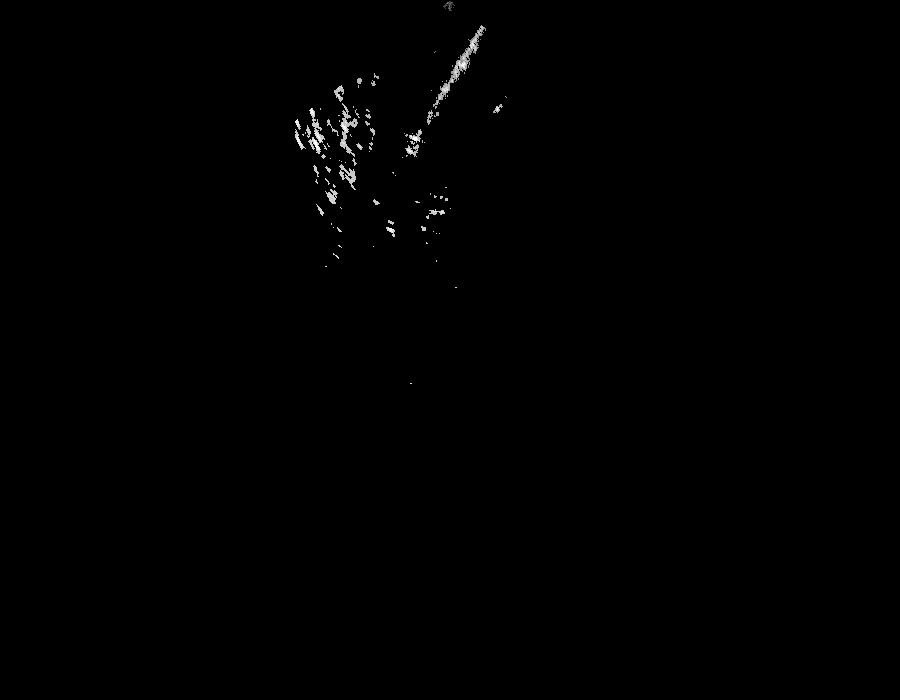
#> input picture current_frame.png, 900 x 700 px; its folder holds only this picture in this run
$ python -i image_enhancement.py   (imports and definitions only)   (older library calls are emulated)
#> lines starting #> are read from the running program, lines starting #| are printed output that depends on the picture; after the words box and inside, x2 and y2 are one past the last pixel; in counts of white or black regions, pixels touching at a corner belong together
# Copyright (c) 2025 Eirik Varnes
# Licensed under the MIT License. See LICENSE file for details.

"""
Sonar Image Processing Algorithms

Advanced image processing functions for sonar data including structure tensor
analysis and adaptive enhancement.
"""

import cv2
import numpy as np
from typing import Tuple, Dict

# Global kernel cache
_KERNEL_CACHE = {}
_CACHE_MAX_SIZE = 200

def _get_cache_key(kernel_type, *params):
    """Generate cache key for kernel caching."""
    return (kernel_type,) + tuple(float(p) for p in params)

def _cache_kernel(cache_key, kernel):
    """Add kernel to cache with size management."""
    global _KERNEL_CACHE
    if len(_KERNEL_CACHE) >= _CACHE_MAX_SIZE:
        # Remove oldest entry (simple FIFO)
        oldest_key = next(iter(_KERNEL_CACHE))
        del _KERNEL_CACHE[oldest_key]
    _KERNEL_CACHE[cache_key] = kernel

# [37 lines left out: functions create_oriented_gradient_kernel_fast, create_circular_kernel_fast, not called in this run]

def create_elliptical_kernel_fast(base_radius, elongation_factor, angle_degrees):
    """Fast elliptical kernel creation."""
    elongated_radius = int(base_radius * elongation_factor)
    size = 2 * elongated_radius + 1
    center = size // 2

    y, x = np.ogrid[:size, :size]
    y_c, x_c = y - center, x - center

    angle_rad = np.radians(angle_degrees)
    cos_a, sin_a = np.cos(angle_rad), np.sin(angle_rad)

    x_rot = x_c * cos_a + y_c * sin_a
    y_rot = -x_c * sin_a + y_c * cos_a

    ellipse_dist = (x_rot / elongated_radius) ** 2 + (y_rot / base_radius) ** 2
    kernel = (ellipse_dist <= 1.0).astype(np.float32)

    return kernel / np.sum(kernel) if np.sum(kernel) > 0 else kernel

def compute_structure_tensor_field_fast(grad_x: np.ndarray, grad_y: np.ndarray,
                                       sigma: float = 1.0) -> Tuple[np.ndarray, np.ndarray]:
    """
    Fast vectorized structure tensor computation for entire image.

    Args:
        grad_x, grad_y: Gradient components
        sigma: Gaussian smoothing parameter

    Returns:
        orientation_map: Dominant orientation at each pixel (0-180)
        coherency_map: Coherency (linearity measure) at each pixel (0-1)
    """
    # Structure tensor components
    Jxx = grad_x * grad_x
    Jyy = grad_y * grad_y
    Jxy = grad_x * grad_y

    # Apply Gaussian smoothing (vectorized)
    kernel_size = max(3, int(4 * sigma + 1))
    if kernel_size % 2 == 0:
        kernel_size += 1

    kernel_gauss = cv2.getGaussianKernel(kernel_size, sigma)
    kernel_2d = kernel_gauss @ kernel_gauss.T

    Jxx_smooth = cv2.filter2D(Jxx, -1, kernel_2d)
    Jyy_smooth = cv2.filter2D(Jyy, -1, kernel_2d)
    Jxy_smooth = cv2.filter2D(Jxy, -1, kernel_2d)

    # Vectorized eigenvalue analysis
    trace = Jxx_smooth + Jyy_smooth
    det = Jxx_smooth * Jyy_smooth - Jxy_smooth * Jxy_smooth

    # Compute orientation (vectorized)
    orientation_map = np.zeros_like(Jxx_smooth)
    coherency_map = np.zeros_like(Jxx_smooth)

    # Mask for valid regions (non-zero gradients)
    valid_mask = np.abs(Jxy_smooth) > 1e-6

    # Vectorized orientation computation
    orientation_map[valid_mask] = 0.5 * np.arctan2(2 * Jxy_smooth[valid_mask],
                                                   Jxx_smooth[valid_mask] - Jyy_smooth[valid_mask])
    orientation_map = (orientation_map * 180 / np.pi + 180) % 180

    # Handle near-zero cases
    horizontal_mask = (~valid_mask) & (Jxx_smooth > Jyy_smooth)
    vertical_mask = (~valid_mask) & (Jxx_smooth <= Jyy_smooth)
    orientation_map[horizontal_mask] = 0    # Horizontal
    orientation_map[vertical_mask] = 90     # Vertical

    # Vectorized coherency computation (safely)
    valid_coherency_mask = (trace > 1e-6) & (det >= 0)
    coherency_map[valid_coherency_mask] = ((trace[valid_coherency_mask] -
                                          2 * np.sqrt(det[valid_coherency_mask])) /
                                         trace[valid_coherency_mask])
    coherency_map = np.clip(coherency_map, 0, 1)

    return orientation_map, coherency_map

def adaptive_linear_momentum_merge_fast(
    frame: np.ndarray,
    angle_steps: int = 36,
    base_radius: int = 3,
    max_elongation: float = 3.0,
    momentum_boost: float = 0.8,
    linearity_threshold: float = 0.15,
    downscale_factor: int = 2,
    top_k_bins: int = 8,
    min_coverage_percent: float = 0.5,
    gaussian_sigma: float = 1.0
) -> np.ndarray:
    """
    ADVANCED OPTIMIZED version using structure tensors and sophisticated filtering:
    1. Structure tensor-based orientation detection (replaces oriented gradient bank)
    2. Top-K bin selection for processing only most significant angles
    3. Separable Gaussian blur instead of circular kernels
    4. ROI-based convolution processing
    5. Aggressive bin filtering by coverage and linearity
    6. Quantized angle management throughout pipeline

    Args:
        frame: Input grayscale image (0-255)
        angle_steps: Number of angle bins for quantization
        base_radius: Base kernel radius for enhancement
        max_elongation: Maximum elongation factor for elliptical kernels
        momentum_boost: Enhancement strength multiplier
        linearity_threshold: Minimum linearity for processing
        downscale_factor: Factor for downsampling during analysis
        top_k_bins: Maximum number of angle bins to process
        min_coverage_percent: Minimum pixel coverage (%) for bin processing
        gaussian_sigma: Sigma for Gaussian blur enhancement

    Returns:
        Enhanced grayscale image (0-255)
    """
    if len(frame.shape) == 3:
        frame = cv2.cvtColor(frame, cv2.COLOR_BGR2GRAY)

    result = frame.astype(np.float32)
    h, w = result.shape

    # ADVANCED OPTIMIZATION 1: Early exit for low contrast images
    frame_std = np.std(result)
    if frame_std < 5.0:
        # Apply separable Gaussian blur for mild enhancement
        enhanced = cv2.GaussianBlur(result, (2*base_radius+1, 2*base_radius+1), gaussian_sigma)
        final_result = result + momentum_boost * 0.3 * enhanced
        return np.clip(final_result, 0, 255).astype(np.uint8)

    # Downsampled dimensions for structure tensor analysis
    h_small = max(h // downscale_factor, 32)
    w_small = max(w // downscale_factor, 32)
    frame_small = cv2.resize(result, (w_small, h_small), interpolation=cv2.INTER_AREA)

    # ADVANCED OPTIMIZATION 2: Structure tensor-based orientation detection
    # First compute gradients for structure tensor
    grad_x = cv2.Sobel(frame_small, cv2.CV_64F, 1, 0, ksize=3)
    grad_y = cv2.Sobel(frame_small, cv2.CV_64F, 0, 1, ksize=3)

    # Use existing structure tensor function for superior orientation and linearity detection
    orientations, linearity_map_small = compute_structure_tensor_field_fast(
        grad_x, grad_y,
        sigma=1.5  # Sigma for Gaussian smoothing in structure tensor
    )

    # ADVANCED OPTIMIZATION 3: Quantize orientations to integer angle bins
    # FIXED: orientations are already in degrees (0-180), not radians (-π/2 to π/2)
    orientations_normalized = orientations / 180.0  # Convert degrees to [0, 1]
    direction_bin_map_small = np.round(orientations_normalized * (angle_steps - 1)).astype(np.int32)
    direction_bin_map_small = np.clip(direction_bin_map_small, 0, angle_steps - 1)

    # Normalize linearity map
    max_linearity = np.max(linearity_map_small)
    if max_linearity > 0:
        linearity_map_small = linearity_map_small / max_linearity
    else:
        # No linearity detected - apply Gaussian blur enhancement
        enhanced = cv2.GaussianBlur(result, (2*base_radius+1, 2*base_radius+1), gaussian_sigma)
        final_result = result + momentum_boost * 0.5 * enhanced
        return np.clip(final_result, 0, 255).astype(np.uint8)

    # ADVANCED OPTIMIZATION 4: Upsample maps to full resolution
    linearity_map = cv2.resize(linearity_map_small, (w, h), interpolation=cv2.INTER_LINEAR)
    direction_bin_map = cv2.resize(direction_bin_map_small.astype(np.float32), (w, h), interpolation=cv2.INTER_NEAREST).astype(np.int32)

    # Create binary mask for linear regions
    linear_mask = linearity_map > linearity_threshold

    if np.sum(linear_mask) == 0:
        # No linear patterns - apply Gaussian blur enhancement
        enhanced = cv2.GaussianBlur(result, (2*base_radius+1, 2*base_radius+1), gaussian_sigma)
        final_result = result + momentum_boost * 0.5 * enhanced
        return np.clip(final_result, 0, 255).astype(np.uint8)

    # ADVANCED OPTIMIZATION 5: Aggressive bin filtering and Top-K selection
    unique_bins, bin_counts = np.unique(direction_bin_map[linear_mask], return_counts=True)

    # Calculate coverage percentages and total linearity per bin
    total_linear_pixels = np.sum(linear_mask)
    bin_coverage_percent = (bin_counts / total_linear_pixels) * 100.0

    # Calculate total linearity strength per bin
    bin_linearity_totals = []
    for bin_idx in unique_bins:
        bin_mask = (direction_bin_map == bin_idx) & linear_mask
        total_linearity = np.sum(linearity_map[bin_mask])
        bin_linearity_totals.append(total_linearity)
    bin_linearity_totals = np.array(bin_linearity_totals)

    # Filter bins by minimum coverage
    coverage_filter = bin_coverage_percent >= min_coverage_percent
    filtered_bins = unique_bins[coverage_filter]
    filtered_linearity = bin_linearity_totals[coverage_filter]

    if len(filtered_bins) == 0:
        # No bins meet coverage criteria - apply Gaussian blur
        enhanced = cv2.GaussianBlur(result, (2*base_radius+1, 2*base_radius+1), gaussian_sigma)
        final_result = result + momentum_boost * 0.5 * enhanced
        return np.clip(final_result, 0, 255).astype(np.uint8)

    # ADVANCED OPTIMIZATION 6: Select top-K bins by linearity strength
    if len(filtered_bins) > top_k_bins:
        top_k_indices = np.argsort(filtered_linearity)[-top_k_bins:]
        significant_bins = filtered_bins[top_k_indices]
    else:
        significant_bins = filtered_bins

    # Base enhancement with separable Gaussian blur (faster than circular convolution)
    enhanced = cv2.GaussianBlur(result, (2*base_radius+1, 2*base_radius+1), gaussian_sigma)

    # ADVANCED OPTIMIZATION 7: ROI-based convolution processing
    for angle_bin in significant_bins:
        # Convert quantized bin back to angle for kernel creation
        angle_degrees = float(angle_bin * 180.0 / angle_steps)

        # Create binary mask for this bin
        bin_mask = (direction_bin_map == angle_bin) & linear_mask

        if np.sum(bin_mask) == 0:
            continue

        # ADVANCED OPTIMIZATION 8: ROI bounding box calculation
        # Find bounding box of the mask to limit convolution area
        rows, cols = np.where(bin_mask)
        if len(rows) == 0:
            continue

        row_min, row_max = rows.min(), rows.max()
        col_min, col_max = cols.min(), cols.max()

        # Expand ROI by kernel radius to account for convolution border effects
        kernel_margin = base_radius + 2
        roi_row_start = max(0, row_min - kernel_margin)
        roi_row_end = min(h, row_max + kernel_margin + 1)
        roi_col_start = max(0, col_min - kernel_margin)
        roi_col_end = min(w, col_max + kernel_margin + 1)

        # Extract ROI for processing
        roi_frame = result[roi_row_start:roi_row_end, roi_col_start:roi_col_end]
        roi_mask = bin_mask[roi_row_start:roi_row_end, roi_col_start:roi_col_end]
        roi_linearity = linearity_map[roi_row_start:roi_row_end, roi_col_start:roi_col_end]

        if roi_frame.size == 0:
            continue

        # Calculate average elongation for this bin within ROI
        avg_elongation = 1 + (max_elongation - 1) * np.mean(roi_linearity[roi_mask])

        # ADVANCED OPTIMIZATION 9: Cached elliptical kernel with ROI convolution
        cache_key = _get_cache_key('ellipse', base_radius, avg_elongation, angle_degrees)
        if cache_key not in _KERNEL_CACHE:
            _cache_kernel(cache_key, create_elliptical_kernel_fast(base_radius, avg_elongation, angle_degrees))
        ellipse_kernel = _KERNEL_CACHE[cache_key]

        # Apply elliptical convolution only to ROI
        roi_enhanced = cv2.filter2D(roi_frame, -1, ellipse_kernel)

        # ADVANCED OPTIMIZATION 10: Masked blending within ROI
        blend_weights = roi_linearity * roi_mask.astype(np.float32)

        # Update enhanced image only within ROI
        roi_current = enhanced[roi_row_start:roi_row_end, roi_col_start:roi_col_end]
        roi_blended = roi_current * (1.0 - blend_weights) + roi_enhanced * blend_weights
        enhanced[roi_row_start:roi_row_end, roi_col_start:roi_col_end] = roi_blended

    # Final enhancement combination with adaptive clipping
    final_result = result + momentum_boost * enhanced

    # ADVANCED OPTIMIZATION 11: Adaptive soft clipping based on image statistics
    clip_upper = 255.0 * (1.0 + momentum_boost * 0.2)
    final_result = np.clip(final_result, 0.0, clip_upper)

    # Smooth saturation using tanh for natural look
    final_result = 255.0 * np.tanh(final_result / 255.0)

    return np.clip(final_result, 0.0, 255.0).astype(np.uint8)

# [106 lines left out: functions get_momentum_merged_frame, preprocess_edges, not called in this run]

>>> import cv2
>>> picture = cv2.imread('../current_frame.png')
#> picture is the input picture: shape (700, 900, 3); min 0, max 255, mean 0.8
>>> result = adaptive_linear_momentum_merge_fast(picture)
#> in adaptive_linear_momentum_merge_fast, `frame_std = np.std(result)`: frame_std = 12.7
#> in compute_structure_tensor_field_fast, `Jxy_smooth = cv2.filter2D(Jxy, -1, kernel_2d)`:
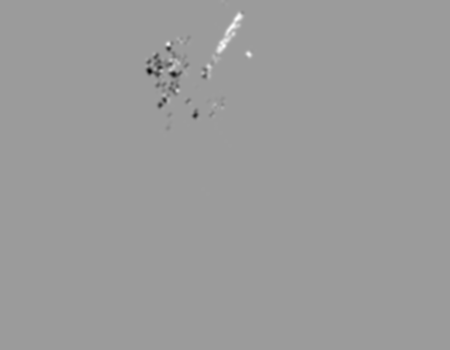
#> Jxy_smooth: shape (350, 450) float64; min -154359, max 98029, mean -90.1; drawn with min black and max white
#> in compute_structure_tensor_field_fast, `valid_mask = np.abs(Jxy_smooth) > 1e-6`:
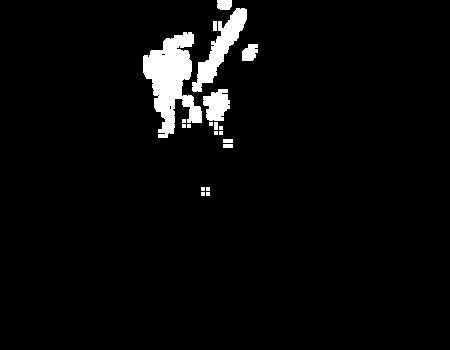
#> valid_mask: shape (350, 450) bool; 3.8% white; 20 white regions (11 under 20 px), largest, box (x1, y1, x2, y2) and area: (143, 32, 202, 138) 3253, (192, 8, 247, 92) 1483, (203, 89, 230, 121) 625
#> in compute_structure_tensor_field_fast, `horizontal_mask = (~valid_mask) & (Jxx_smooth > Jyy_smooth)`: horizontal_mask: shape (350, 450) bool; 0.05% white in thin lines or dots, all inside (x1, y1, x2, y2) = (152, 3, 258, 192)
#> in compute_structure_tensor_field_fast, `vertical_mask = (~valid_mask) & (Jxx_smooth <= Jyy_smooth)`: vertical_mask: shape (350, 450) bool; 96.1% white; 10 black regions, largest, box (x1, y1, x2, y2) and area: (143, 32, 202, 138) 3287, (192, 8, 247, 92) 1536, (203, 89, 230, 135) 709
#> in compute_structure_tensor_field_fast, `orientation_map[vertical_mask] = 90`:
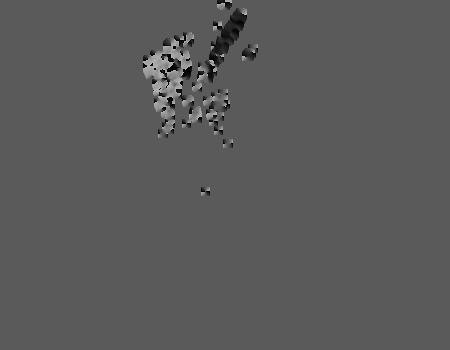
#> orientation_map: shape (350, 450) float64; min 0, max 180, mean 90
#> in compute_structure_tensor_field_fast, `valid_coherency_mask = (trace > 1e-6) & (det >= 0)`: valid_coherency_mask: shape (350, 450) bool; 3.9% white; 7 white regions, largest, box (x1, y1, x2, y2) and area: (143, 32, 202, 138) 3351, (192, 8, 247, 92) 1545, (203, 89, 230, 135) 766
#> in adaptive_linear_momentum_merge_fast, `orientations_normalized = orientations / 180.0`:
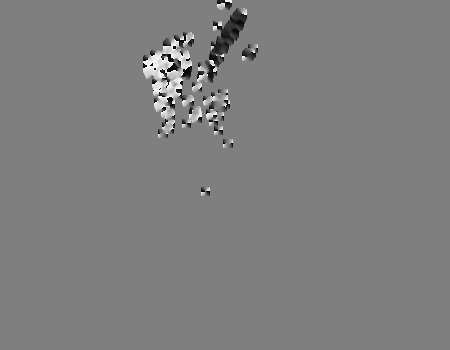
#> orientations_normalized: shape (350, 450) float64; min 0, max 1, mean 0.5
#> in adaptive_linear_momentum_merge_fast, `direction_bin_map_small = np.round(orientations_normalized * (angle_st..`:
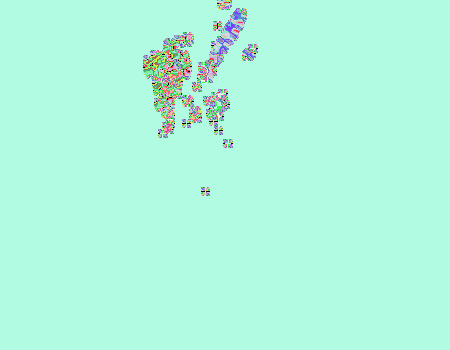
#> direction_bin_map_small: shape (350, 450) int32; 36 distinct labels, from 0 to 35; one colour per label, 0 black
#> in adaptive_linear_momentum_merge_fast, `max_linearity = np.max(linearity_map_small)`: max_linearity = 1
#> in adaptive_linear_momentum_merge_fast, `direction_bin_map = cv2.resize(direction_bin_map_small.astype(np.float..`: direction_bin_map: shape (700, 900) int32; 36 distinct labels, from 0 to 35
#> in adaptive_linear_momentum_merge_fast, `linear_mask = linearity_map > linearity_threshold`: linear_mask: shape (700, 900) bool; 2.3% white; 49 white regions (5 under 20 px), largest, box (x1, y1, x2, y2) and area: (395, 15, 495, 143) 3957, (285, 99, 361, 193) 2926, (307, 167, 405, 247) 2211
#> in adaptive_linear_momentum_merge_fast, `unique_bins, bin_counts = np.unique(direction_bin_map[linear_mask], re..`: unique_bins = 36 values from 0 to 35; bin_counts = 36 values, max 989 at index 18, min 85 at index 16, mean 396.1
#> in adaptive_linear_momentum_merge_fast, `total_linear_pixels = np.sum(linear_mask)`: total_linear_pixels = 14260
#> in adaptive_linear_momentum_merge_fast, `bin_coverage_percent = (bin_counts / total_linear_pixels) * 100.0`: bin_coverage_percent = 36 values, max 6.94 at index 18, min 0.596 at index 16, mean 2.78
#> the loop in adaptive_linear_momentum_merge_fast, `for bin_idx in unique_bins:` made 36 passes
#> total_linearity on passes 1 to 12: 49.91, 158.4, 212.1, 174.5, 234.9, 265, 329.7, 277.3, 142.9, 451.1, 73.42, 66.07
#> after the loop in adaptive_linear_momentum_merge_fast, `for bin_idx in unique_bins:`: bin_linearity_totals = 36 values, max 451.1 at index 9, min 19.63 at index 16, mean 138.4
#> in adaptive_linear_momentum_merge_fast, `filtered_bins = unique_bins[coverage_filter]`: filtered_bins = 36 values from 0 to 35
#> in adaptive_linear_momentum_merge_fast, `filtered_linearity = bin_linearity_totals[coverage_filter]`: filtered_linearity has the same summary as bin_linearity_totals
#> in adaptive_linear_momentum_merge_fast, `top_k_indices = np.argsort(filtered_linearity)[-top_k_bins:]`: top_k_indices = [31, 30, 4, 5, 7, 26, 6, 9]
#> the loop in adaptive_linear_momentum_merge_fast, `for angle_bin in significant_bins:` made 8 passes
#> (angle_bin, angle_degrees, row_min, row_max, col_min, col_max, roi_row_start, roi_row_end) on passes 1, 2, 3, 4, 5, 6, 8: (31, 155, 0, 387, 286, 515, 0, 393), (30, 150, 11, 241, 286, 491, 6, 247), (4, 20, 2, 387, 286, 515, 0, 393), (5, 25, 0, 265, 286, 509, 0, 271), (7, 35, 10, 241, 302, 509, 5, 247), (26, 130, 12, 391, 286, 515, 7, 397), (9, 45, 12, 391, 286, 515, 7, 397)
#> (angle_degrees, row_min, row_max, col_min, col_max, roi_row_start, roi_row_end, roi_col_start) on pass 7: (30, 0, 389, 288, 515, 0, 395, 283)
#> pass 1, in adaptive_linear_momentum_merge_fast, `roi_linearity = linearity_map[roi_row_start:roi_row_end, roi_col_start..`:
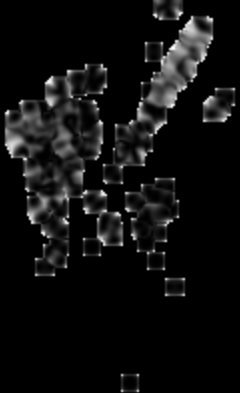
#> roi_linearity: shape (393, 240) float64; min 0, max 0.999, mean 0.0625
#> after the loop in adaptive_linear_momentum_merge_fast, `for angle_bin in significant_bins:`: bin_mask: shape (700, 900) bool; 0.13% white in thin lines or dots, all inside (x1, y1, x2, y2) = (286, 12, 516, 392)
#> after the loop in adaptive_linear_momentum_merge_fast, `for angle_bin in significant_bins:`: enhanced: shape (700, 900) float32; min -1.77e-14, max 244.9, mean 0.8
#> after the loop in adaptive_linear_momentum_merge_fast, `for angle_bin in significant_bins:`:
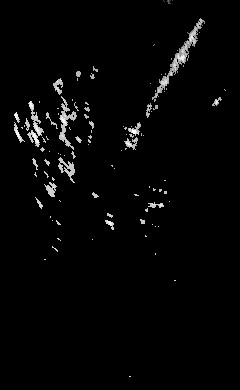
#> roi_frame: shape (390, 240) float32; min 0, max 255, mean 5.5
